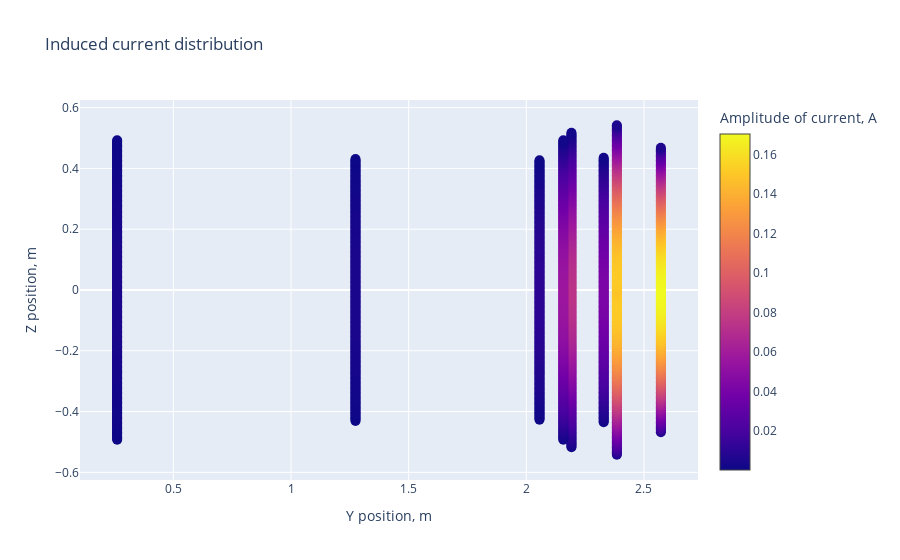

This figure's notebook cell:
### Code cell
from visualization import plot_2dmodel, plot_together, plot_separately, current_distribution_2d, current_distribution_3d

#plot_2dmodel(R, source_position, sum(element_num), delta_z)
#plot_together(R_block, current_block)
#plot_separately(R_block, current_block)
current_distribution_2d(R, current)
#current_distribution_3d(R, source_position, R_block, current_block)

### Figure 1 — Plotly figure (JSON) as saved in the notebook; plotly's stock layout.template omitted (floating-point values rounded to 4 significant figures; data arrays with more than 128 entries replaced by an {"elided": "..."} marker saying what was removed)
{"data": [{"marker": {"color": {"elided": "1862 float values"}, "colorbar": {"title": {"text": "Amplitude of current, A"}}, "colorscale": [[0, "#0d0887"], [0.1111, "#46039f"], [0.2222, "#7201a8"], [0.3333, "#9c179e"], [0.4444, "#bd3786"], [0.5556, "#d8576b"], [0.6667, "#ed7953"], [0.7778, "#fb9f3a"], [0.8889, "#fdca26"], [1, "#f0f921"]], "showscale": true, "size": 10}, "mode": "markers", "name": "Точки", "type": "scatter", "x": {"elided": "1862 float values"}, "y": {"elided": "1862 float values"}}], "layout": {"title": {"text": "Induced current distribution"}, "xaxis": {"title": {"text": "Y position, m"}}, "yaxis": {"title": {"text": "Z position, m"}}}}
